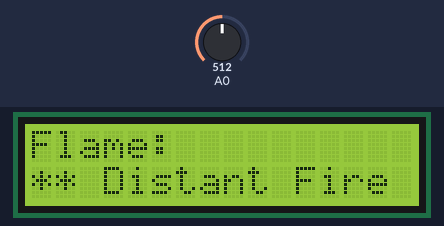
Simulated run of this sketch. Board: Arduino Uno, built with avr-gcc and run on an emulated ATmega328P. Parts: 16×2 character LCD. Inputs (shaded band) come from the test bench; at power-on: A0 = 512. What the sketch prints to the serial monitor is not drawn.

Above: at 1.2 s.
1.3 s: A0 set to 669
3.2 s: A0 set to 701
At 5.2 s:
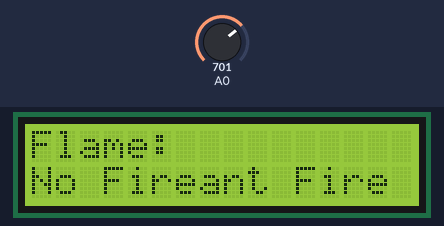
5.5 s: A0 set to 306
At 7.2 s:
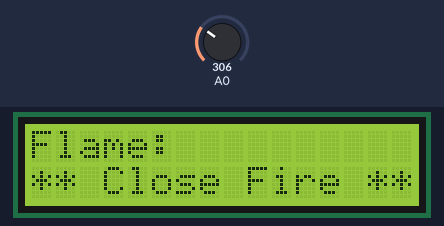
7.5 s: A0 set to 326
9.2 s: A0 set to 349
At 10.6 s:
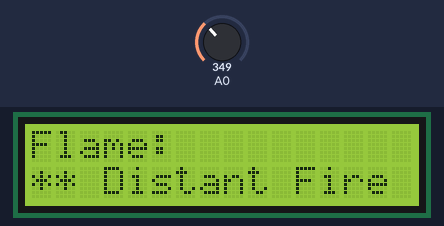
11.5 s: A0 set to 0
At 13.5 s:
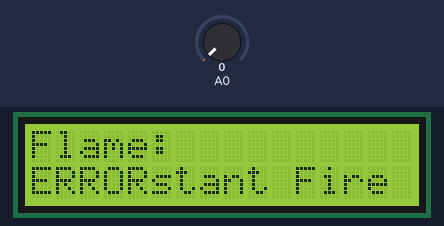
Timing chart, 0 to 14.5 s (numbered marks = the images above; inputs shaded):
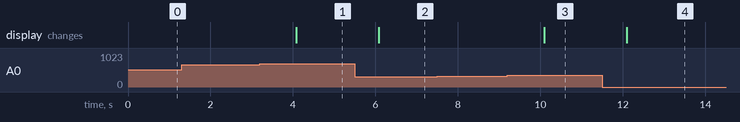

The sketch:

flame.ino
```cpp
// lowest and highest sensor readings:
const int sensorMin = 0;     // sensor minimum
const int sensorMax = 1024;  // sensor maximum
#include <LiquidCrystal.h>
LiquidCrystal lcd(7, 6, 5, 4, 3, 2);

void setup() {
  // initialize serial communication @ 9600 baud:
  Serial.begin(9600);
  lcd.begin(16, 2);
  lcd.print("Flame:");
}
void loop() {
  lcd.setCursor(0, 1);
  if (!analogRead(A0)) {
    lcd.print("ERROR");
    return;
  }
  // read the sensor on analog A0:
  int sensorReading = analogRead(A0);
  // map the sensor range (four options):
  // ex: 'long int map(long int, long int, long int, long int, long int)'
  int range = map(sensorReading, sensorMin, sensorMax, 0, 3);


  //lcd.print(sensorReading);
  // range value:
  switch (range) {
  case 0:    // A fire closer than 1.5 feet away.
    lcd.print("** Close Fire **");
    break;
  case 1:    // A fire between 1-3 feet away.
    lcd.print("** Distant Fire **");
    break;
  case 2:    // No fire detected.
    lcd.print("No Fire");
    break;
  }

  Serial.println(analogRead(A0));
  delay(1000);  // delay between reads
}
```

Measured:
- the behaviour switches between 682 and 683 on A0 (found by bisection; images 0 and 1)
- the behaviour switches between 341 and 342 on A0 (found by bisection; images 2 and 3)
- after the input at 1.3 s, every drawn part: stays the same
- after the input at 3.2 s, the display: changes after 0.88 s (image 1)
- after the input at 5.5 s, the display: changes after 0.58 s (image 2)
- after the input at 7.5 s, every drawn part: stays the same
- after the input at 9.2 s, the display: changes after 0.89 s (image 3)
- after the input at 11.5 s, the display: changes after 0.60 s (image 4)
